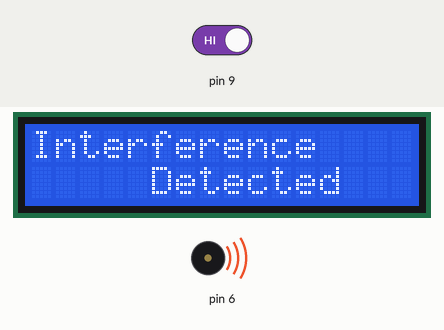
This sketch was run on a simulated Arduino Uno, built with avr-gcc and run on an emulated ATmega328P. On the bench: 16×2 character LCD, buzzer (waves = sounding). The inputs (shaded band) are chosen by the test bench; at power-on: pin 9 HIGH.

Above: at 1.2 s.
1.3 s: pin 9 driven LOW
At 1.88 s:
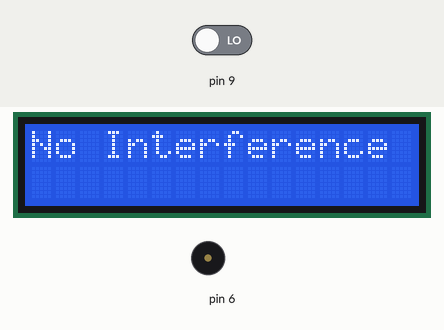
3.5 s: pin 9 driven HIGH
At 3.9 s:
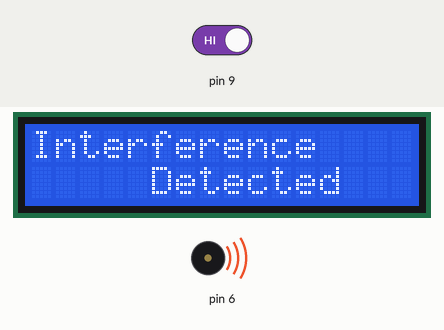
Timing chart, 0 to 6.5 s (numbered marks = the images above; inputs shaded):
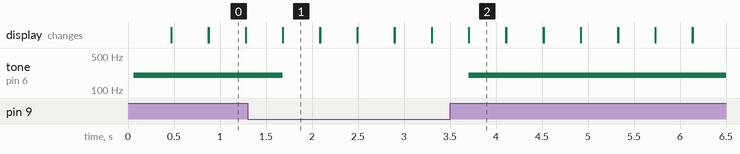

The sketch:

Task_1.3.1.ino
```cpp
/*
Developer   - Nikhil Arun
Date        - 7-2-2026
Board       - Arduino Uno R3
*/

// Uses a lazer and when interrupted starts a buzzer and displays it on the lcd screen

#include <LiquidCrystal.h>
int ldr = 0;
LiquidCrystal lcd(12, 11, 2, 3, 4, 5);
void setup() {
 pinMode(6,OUTPUT);
 pinMode(9,INPUT);
 lcd.begin(16, 2);

}

void loop() {
  ldr = digitalRead(9);
  if (ldr==0){
    noTone(6);
    lcd.print("No Interference");
  }
  else{
    tone(6,200);
    lcd.print("Interference");
    lcd.setCursor(5,1);
    lcd.print("Detected");
  }
  delay(400);
    lcd.clear();

}
```

Measured:
- after the input at 1.3 s, tone on pin 6: 200 Hz → silent after 0.38 s; the display: first differs from a run without the input after 0.38 s (image 1)
- after the input at 3.5 s, tone on pin 6: silent → 200 Hz after 0.20 s; the display: first differs from a run without the input after 0.21 s (image 2)
- what the display in image 0 shows lasts 0.4 s, from 0.9 s to 1.3 s
